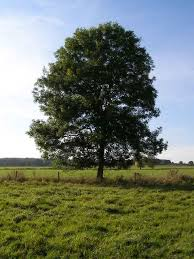
#> input picture vectors/Other/MNIST/descarga.jpg, 194 x 259 px
$ jupyter execute Tree.ipynb
#> lines starting #> are read from the running program, lines starting #| are printed output that depends on the picture; long printed decimals are rounded
[cell 1]
import numpy as np
import matplotlib.pyplot as plt
from skimage import io, segmentation, color
from skimage import graph
from skimage.util import img_as_float

# Load the image
image_path = 'descarga.jpg'
image = img_as_float(io.imread(image_path))

# Generate superpixels using SLIC
num_segments = 200  # Number of superpixels
compactness = 10    # Controls the compactness of the superpixels
segments = segmentation.slic(image, n_segments=num_segments, compactness=compactness)
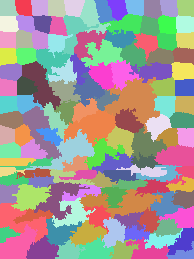
#> segments: shape (259, 194) int64; 128 distinct labels, from 1 to 128; one colour per label, 0 black

# Display the superpixel segmentation
plt.figure(figsize=(10, 5))
plt.subplot(1, 2, 1)
plt.title('Original Image')
plt.imshow(image)
plt.axis('off')

plt.subplot(1, 2, 2)
plt.title('Superpixel Segmentation')
plt.imshow(segmentation.mark_boundaries(image, segments))
plt.axis('off')

plt.show()
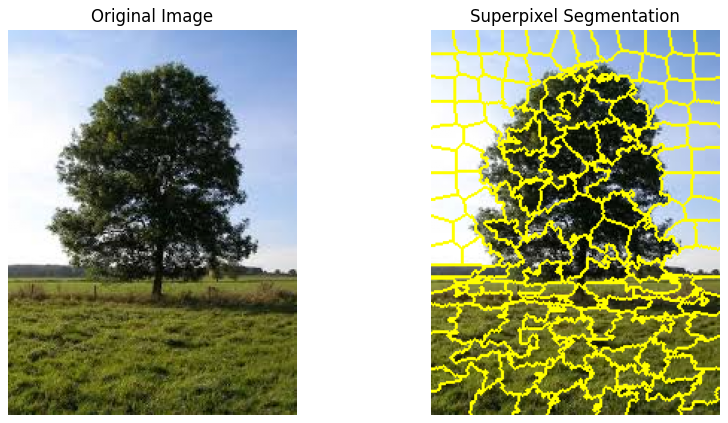
#> figure drawn by matplotlib, 2 panels

# Create a Region Adjacency Graph (RAG)
rag = graph.rag_mean_color(image, segments)

# Display the RAG
#plt.figure(figsize=(8, 8))
#plt.title('Region Adjacency Graph')
graph.show_rag(segments, rag, image)
#plt.axis('off')
#plt.show()

# Print the edges and their weights in the RAG
print("Edges in the RAG:")
for edge in rag.edges():
    print(f"Edge: {edge}, Weight: {rag.edges[edge]['weight']}")
#> this loop made 333 passes
#> edge on passes 1 to 3: (1, 2), (1, 14), (1, 20)
#| Edge: (1, 2), Weight: 0.0343
#| Edge: (1, 14), Weight: 0.09952
#| Edge: (1, 20), Weight: 0.1512
#| Edge: (2, 3), Weight: 0.02535
#| Edge: (2, 14), Weight: 0.1327
#| Edge: (2, 15), Weight: 0.07892
#| Edge: (3, 4), Weight: 0.02422
#| Edge: (3, 15), Weight: 0.1032
#> (further printed lines are left out)
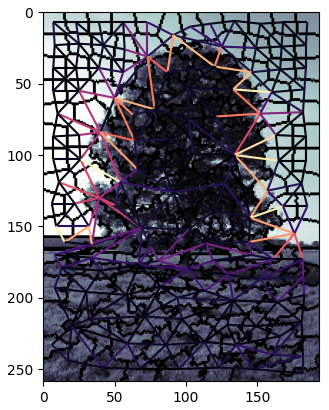
#> figure drawn by matplotlib, 1 panel
